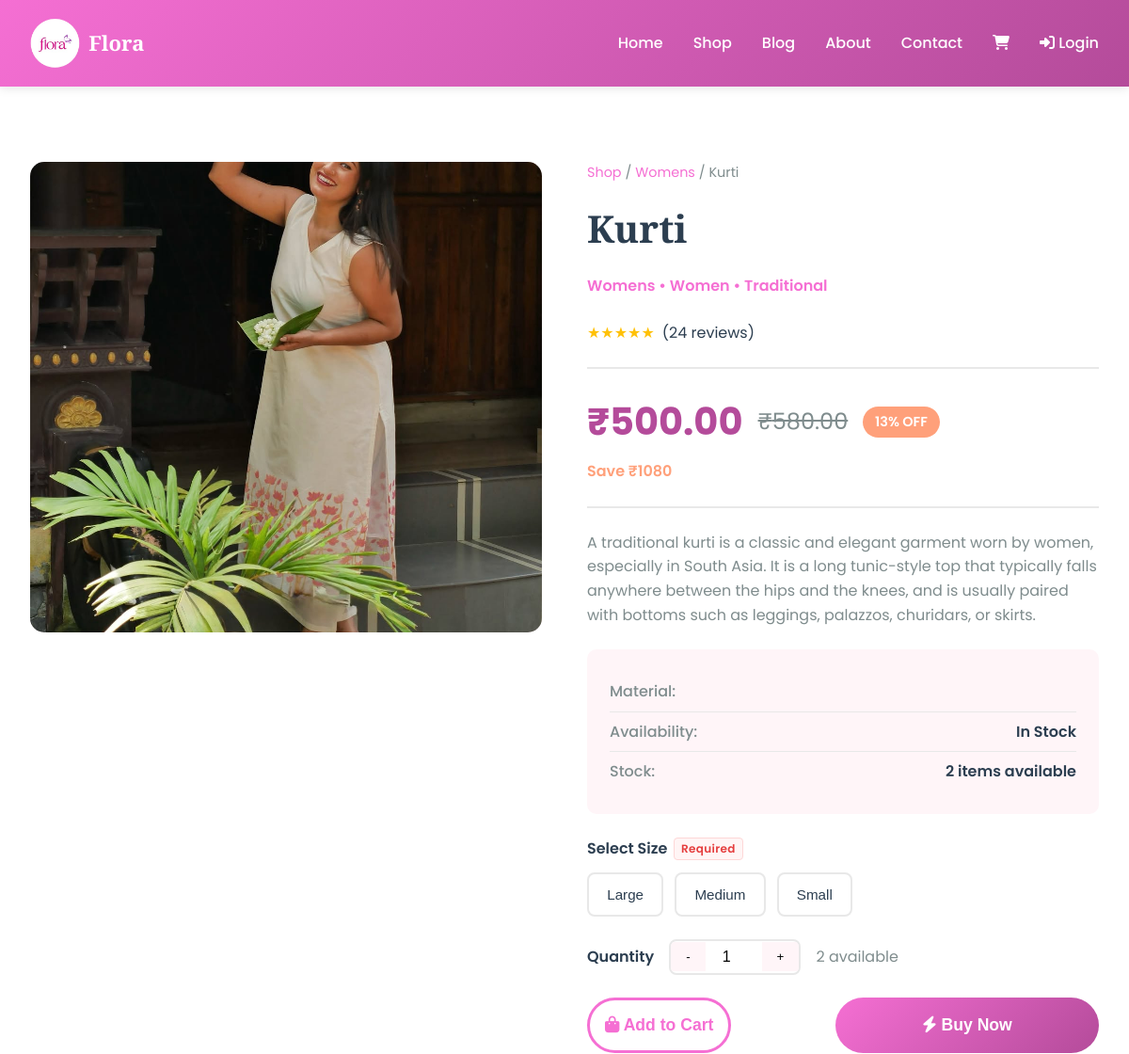
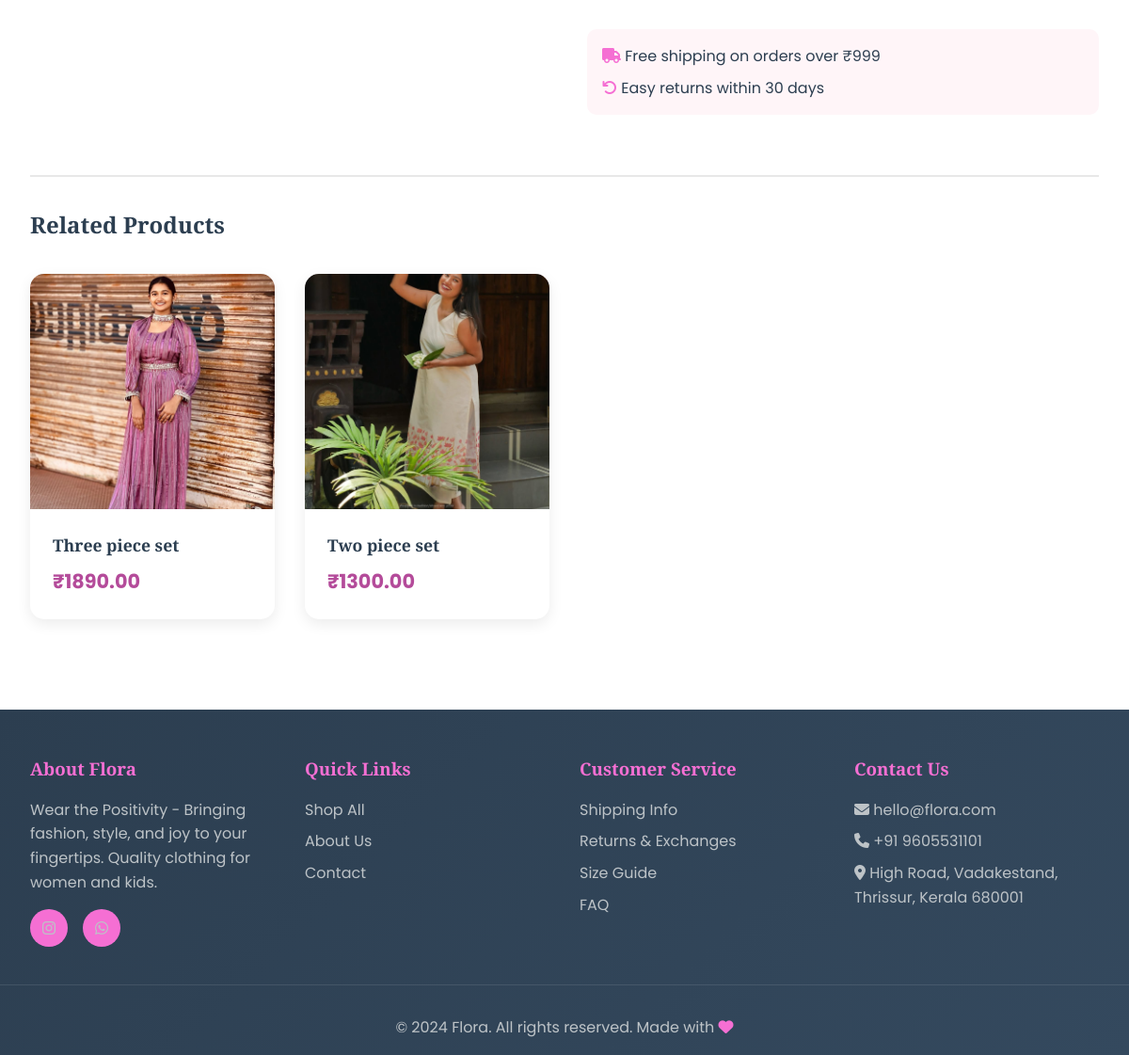
Page /product/4/kurti/ on the committed database (2 pictures, top to bottom).
### shop/models.py (models this page shows, shortened)
class Product(models.Model):
    PRODUCT_TYPE_CHOICES = [
        ('women', 'Women'),
        ('kids', 'Kids'),
    ]
    STYLE_CHOICES = [
        ('traditional', 'Traditional'),
        ('western', 'Western'),
        ('fusion', 'Fusion'),
    ]
    category = models.ForeignKey(Category, related_name='products', on_delete=models.CASCADE)
    name = models.CharField(max_length=200, db_index=True)
    slug = models.SlugField(max_length=200, db_index=True)
    product_type = models.CharField(max_length=20, choices=PRODUCT_TYPE_CHOICES, default='women')
    style = models.CharField(max_length=20, choices=STYLE_CHOICES, default='traditional')
    description = models.TextField()
    price = models.DecimalField(max_digits=10, decimal_places=2)
    discount_price = models.DecimalField(max_digits=10, decimal_places=2, blank=True, null=True)
    available = models.BooleanField(default=True)
    stock = models.PositiveIntegerField(default=0)
    created_at = models.DateTimeField(auto_now_add=True)
    updated_at = models.DateTimeField(auto_now=True)
    featured = models.BooleanField(default=False)
    material = models.CharField(max_length=100, blank=True)
    care_instructions = models.TextField(blank=True)
    class Meta:
        ordering = ['-created_at']
        indexes = [Index(fields=['id', 'slug'])]
    def get_absolute_url(self):
        return reverse('shop:product_detail', args=[self.id, self.slug])
    def get_display_price(self):
        return self.discount_price if self.discount_price else self.price
    def get_discount_percentage(self):
        if self.discount_price and self.price > self.discount_price:
            return int(((self.price - self.discount_price) / self.price) * 100)
        return 0

class ProductImage(models.Model):
    product = models.ForeignKey(Product, related_name='images', on_delete=models.CASCADE)
    image = models.ImageField(upload_to='products/')
    is_primary = models.BooleanField(default=False)
    alt_text = models.CharField(max_length=200, blank=True)
    created_at = models.DateTimeField(auto_now_add=True)
    class Meta:
        ordering = ['-is_primary', 'created_at']

class Category(models.Model):
    name = models.CharField(max_length=200, db_index=True)
    slug = models.SlugField(max_length=200, unique=True)
    description = models.TextField(blank=True, null=True)
    image = models.ImageField(upload_to='categories/', blank=True,null=True)
    created_at = models.DateTimeField(auto_now_add=True)
    updated_at = models.DateTimeField(auto_now=True)
    class Meta:
        ordering = ['name']
        verbose_name = 'category'
        verbose_name_plural = 'categories'
    def get_absolute_url(self):
        return reverse('shop:product_list_by_category', args=[self.slug])

class ProductSize(models.Model):
    SIZE_CHOICES = [
        ('XS', 'Extra Small'),
        ('S', 'Small'),
        ('M', 'Medium'),
        ('L', 'Large'),
        ('XL', 'Extra Large'),
        ('XXL', 'Double Extra Large'),
    ]
    product = models.ForeignKey(Product, related_name='sizes', on_delete=models.CASCADE)
    size = models.CharField(max_length=10, choices=SIZE_CHOICES)
    available = models.BooleanField(default=True)
    class Meta:
        constraints = [UniqueConstraint(fields=['product', 'size'], name='unique_product_size')]
        ordering = ['size']

### shop/views.py (the view)
# urls.py: path('product/<int:id>/<slug:slug>/', views.product_detail, name='product_detail'),
def product_detail(request, id, slug):
    product = get_object_or_404(Product, id=id, slug=slug, available=True)
    related_products = Product.objects.filter(
        category=product.category,
        available=True
    ).exclude(id=product.id)[:4]
    context = {
        'product': product,
        'related_products': related_products,
    }
    return render(request, 'shop/product/detail.html', context)

### cart/cart.py (called while the page is built)
    def __len__(self):
        return sum(item['quantity'] for item in self.cart.values())

### cart/context_processors.py (called while the page is built)
def cart(request):
    return {'cart': Cart(request)}

### templates/shop/product/detail.html (shortened to what this page needs)
{% extends "base.html" %}
{% block content %}
<div class="container">
    <div class="product-detail">
        <div class="product-images">
            <div class="main-image">
                {% if product.images.all %}
                    <img id="main-image" src="{{ product.images.first.image.url }}" alt="{{ product.name }}">
                {% else %}
                    <i class="fas fa-tshirt"></i>
                {% endif %}
            </div>
        </div>
        <div class="product-info">
            <div class="product-breadcrumb">
                <a href="{% url 'shop:product_list' %}">Shop</a> /
                <a href="{{ product.category.get_absolute_url }}">{{ product.category.name }}</a> /
                <span>{{ product.name }}</span>
            </div>
            <h1 class="product-title">{{ product.name }}</h1>
            <div class="product-category">{{ product.category.name }} • {{ product.get_product_type_display }} • {{ product.get_style_display }}</div>
            <div class="product-rating">
                <span class="stars">★★★★★</span>
                <span>(24 reviews)</span>
            </div>
            <div class="price-section">
                <div class="price-display">
                    <span class="price-current">₹{{ product.get_display_price }}</span>
                    {% if product.discount_price %}
                        <span class="price-old">₹{{ product.price }}</span>
                        <span class="discount-badge">{{ product.get_discount_percentage }}% OFF</span>
                    {% endif %}
                </div>
                {% if product.discount_price %}
                <div style="color: var(--accent-color); font-weight: 600;">Save ₹{{ product.price|add:product.discount_price|stringformat:".0f" }}</div>
                {% endif %}
            </div>
            <div class="product-description">
                {{ product.description }}
            </div>
            <div class="product-details">
                <div class="detail-item">
                    <span class="detail-label">Material:</span>
                </div>
                <div class="detail-item">
                    <span class="detail-label">Availability:</span>
                    <span class="detail-value">{% if product.available %}In Stock{% else %}Out of Stock{% endif %}</span>
                </div>
                <div class="detail-item">
                    <span class="detail-label">Stock:</span>
                    <span class="detail-value">{{ product.stock }} items available</span>
                </div>
            </div>
            {% if product.sizes.all %}
            <div class="size-selector" id="size-selector">
                <div class="selector-title">
                    Select Size
                    <span class="required-badge">Required</span>
                </div>
                <div class="size-options">
                    {% for size in product.sizes.all %}
                    <button
                        type="button"
                        class="size-option"
                        data-size="{{ size.size }}"
                        onclick="selectSize(this)">
                        {{ size.get_size_display }}
                    </button>
                    {% endfor %}
                </div>
            </div>
            {% endif %}
            <div class="quantity-section">
                <span class="quantity-label">Quantity</span>
                <div class="quantity-controls">
                    <button type="button" onclick="document.getElementById('quantity').stepDown();">-</button>
                    <input type="number" id="quantity" value="1" min="1" max="{{ product.stock }}">
                    <button type="button" onclick="document.getElementById('quantity').stepUp();">+</button>
                </div>
                <span style="color: var(--text-light);">{{ product.stock }} available</span>
            </div>
            <div class="action-buttons">
                <form method="post" action="{% url 'cart:cart_add' product.id %}" style="flex: 1;" id="add-to-cart-form">
                    <button type="submit" class="add-to-cart-btn" onclick="return handleAddToCart(event)">
                        <i class="fas fa-shopping-bag"></i> Add to Cart
                    </button>
                </form>
                <button class="buy-now-btn" onclick="handleBuyNow()">
                    <i class="fas fa-bolt"></i> Buy Now
                </button>
            </div>
            <div style="background: var(--bg-light); padding: 1rem; border-radius: 10px;">
                <div style="margin-bottom: 0.5rem;"><i class="fas fa-truck" style="color: var(--primary-color);"></i> Free shipping on orders over ₹999</div>
                <div><i class="fas fa-undo" style="color: var(--primary-color);"></i> Easy returns within 30 days</div>
            </div>
        </div>
    </div>
    {% if related_products %}
    <div class="related-products">
        <h2>Related Products</h2>
        <div class="products-grid">
            {% for related in related_products %}
            <a href="{{ related.get_absolute_url }}" style="text-decoration: none; color: inherit;">
                <div style="background: white; border-radius: 15px; overflow: hidden; box-shadow: 0 5px 15px rgba(0,0,0,0.08); transition: all 0.3s ease;" class="product-card">
                    <div style="width: 100%; height: 250px; background: linear-gradient(135deg, var(--bg-light), #FFE4EC); display: flex; align-items: center; justify-content: center; font-size: 3rem; color: var(--primary-color);">
                        {% if related.images.all %}
                            <img src="{{ related.images.first.image.url }}" alt="{{ related.name }}" style="width: 100%; height: 100%; object-fit: cover;">
                        {% else %}
                            <i class="fas fa-tshirt"></i>
                        {% endif %}
                    </div>
                    <div style="padding: 1.5rem;">
                        <h3 style="font-size: 1.1rem; margin-bottom: 0.5rem; color: var(--text-dark);">{{ related.name }}</h3>
                        <div style="font-size: 1.3rem; font-weight: 700; color: var(--secondary-color);">₹{{ related.get_display_price }}</div>
                    </div>
                </div>
            </a>
            {% endfor %}
        </div>
    </div>
    {% endif %}
</div>
{% endblock %}

### templates/base.html (style rules this page uses)
* { margin: 0; padding: 0; box-sizing: border-box; }
:root { --primary-color: #f56fd3; --secondary-color: #b44b9a; --accent-color: #FFA07A; --purple-accent: #9B59B6; --text-dark: #2C3E50; --text-light: #7F8C8D; --bg-light: #FFF5F8; --white: #FFFFFF; --success: #27AE60; --warning: #F39C12; }
body { font-family: 'Poppins', sans-serif; line-height: 1.6; color: var(--text-dark); background-color: var(--white); }
h1, h2, h3, h4, h5, h6 { font-family: 'Playfair Display', serif; font-weight: 600; }
.container { max-width: 1200px; margin: 0 auto; padding: 2rem; }

### templates/shop/product/detail.html (style rules this page uses)
.product-detail { display: grid; grid-template-columns: 1fr 1fr; gap: 3rem; margin: 3rem 0; }
.product-images { display: flex; flex-direction: column; gap: 1rem; }
.main-image { width: 100%; height: 500px; background: linear-gradient(135deg, var(--bg-light), #FFE4EC); border-radius: 15px; display: flex; align-items: center; justify-content: center; font-size: 10rem; color: var(--primary-color); overflow: hidden; }
.main-image img { width: 100%; height: 100%; object-fit: cover; }
.product-info { display: flex; flex-direction: column; justify-content: flex-start; }
.product-breadcrumb { color: var(--text-light); font-size: 0.9rem; margin-bottom: 1rem; }
.product-breadcrumb a { color: var(--primary-color); text-decoration: none; }
.product-title { font-size: 2.5rem; color: var(--text-dark); margin-bottom: 1rem; }
.product-category { color: var(--primary-color); font-weight: 600; margin-bottom: 1.5rem; }
.product-rating { display: flex; align-items: center; gap: 0.5rem; margin-bottom: 1.5rem; }
.stars { color: #FFC107; }
.price-section { border-top: 2px solid #E8E8E8; border-bottom: 2px solid #E8E8E8; padding: 1.5rem 0; margin-bottom: 1.5rem; }
.price-display { display: flex; align-items: center; gap: 1rem; margin-bottom: 0.5rem; }
.price-current { font-size: 2.5rem; font-weight: 700; color: var(--secondary-color); }
.price-old { font-size: 1.5rem; color: var(--text-light); text-decoration: line-through; }
.discount-badge { background: var(--accent-color); color: white; padding: 0.3rem 0.8rem; border-radius: 20px; font-size: 0.9rem; font-weight: 600; }
.product-description { color: var(--text-light); line-height: 1.6; margin-bottom: 1.5rem; }
.product-details { background: var(--bg-light); padding: 1.5rem; border-radius: 10px; margin-bottom: 1.5rem; }
.detail-item { display: flex; justify-content: space-between; padding: 0.5rem 0; border-bottom: 1px solid #E8E8E8; }
.detail-item:last-child { border-bottom: none; }
.detail-label { color: var(--text-light); font-weight: 500; }
.detail-value { color: var(--text-dark); font-weight: 600; }
.size-selector { margin-bottom: 1.5rem; }
.selector-title { display: flex; align-items: center; gap: 0.4rem; color: var(--text-dark); font-weight: 600; margin-bottom: 0.8rem; }
.required-badge { font-size: 0.75rem; font-weight: 600; color: #e53e3e; background: #fff5f5; border: 1px solid #fed7d7; border-radius: 4px; padding: 0.1rem 0.45rem; letter-spacing: 0.03em; }
.size-options { display: flex; gap: 0.75rem; flex-wrap: wrap; }
.size-option { padding: 0.8rem 1.2rem; border: 2px solid #E8E8E8; border-radius: 8px; cursor: pointer; transition: all 0.3s ease; background: white; font-size: 0.95rem; font-weight: 500; color: var(--text-dark); }
.quantity-section { display: flex; gap: 1rem; margin-bottom: 1.5rem; align-items: center; }
.quantity-label { color: var(--text-dark); font-weight: 600; }
.quantity-controls { display: flex; align-items: center; border: 2px solid #E8E8E8; border-radius: 8px; overflow: hidden; }
.quantity-controls button { background: var(--bg-light); border: none; padding: 0.5rem 1rem; cursor: pointer; transition: background 0.3s ease; }
.quantity-controls input { width: 60px; text-align: center; border: none; padding: 0.5rem; font-size: 1rem; }
.action-buttons { display: flex; gap: 1rem; margin-bottom: 2rem; }
.add-to-cart-btn, .buy-now-btn { flex: 1; padding: 1rem; border: none; border-radius: 50px; font-size: 1.1rem; font-weight: 600; cursor: pointer; transition: all 0.3s ease; }
.add-to-cart-btn { background: white; border: 3px solid var(--primary-color); color: var(--primary-color); }
.buy-now-btn { background: linear-gradient(135deg, var(--primary-color), var(--secondary-color)); color: white; }
.related-products { margin-top: 4rem; border-top: 2px solid #E8E8E8; padding-top: 2rem; }
.products-grid { display: grid; grid-template-columns: repeat(auto-fill, minmax(250px, 1fr)); gap: 2rem; margin-top: 2rem; }

### rows in the picture
Product: images.first.image (picture), category.name "Womens", name "Kurti", product_type "Women", style "Traditional", get_display_price "500.00", price "580.00", get_discount_percentage "13", price|add "1080", description "A traditional kurti is a classic and elegant garment worn by women, especially in South Asia. It is a long tunic-style top that typically falls anywhere between the hips and the knees, and is usually paired with bottoms such as leggings, palazzos, churidars, or skirts.", stock "2"
ProductSize: size "Large"
ProductSize: size "Medium"
ProductSize: size "Small"
Product: images.first.image (picture), name "Three piece set", get_display_price "1890.00"
Product: images.first.image (picture), name "Two piece set", get_display_price "1300.00"
